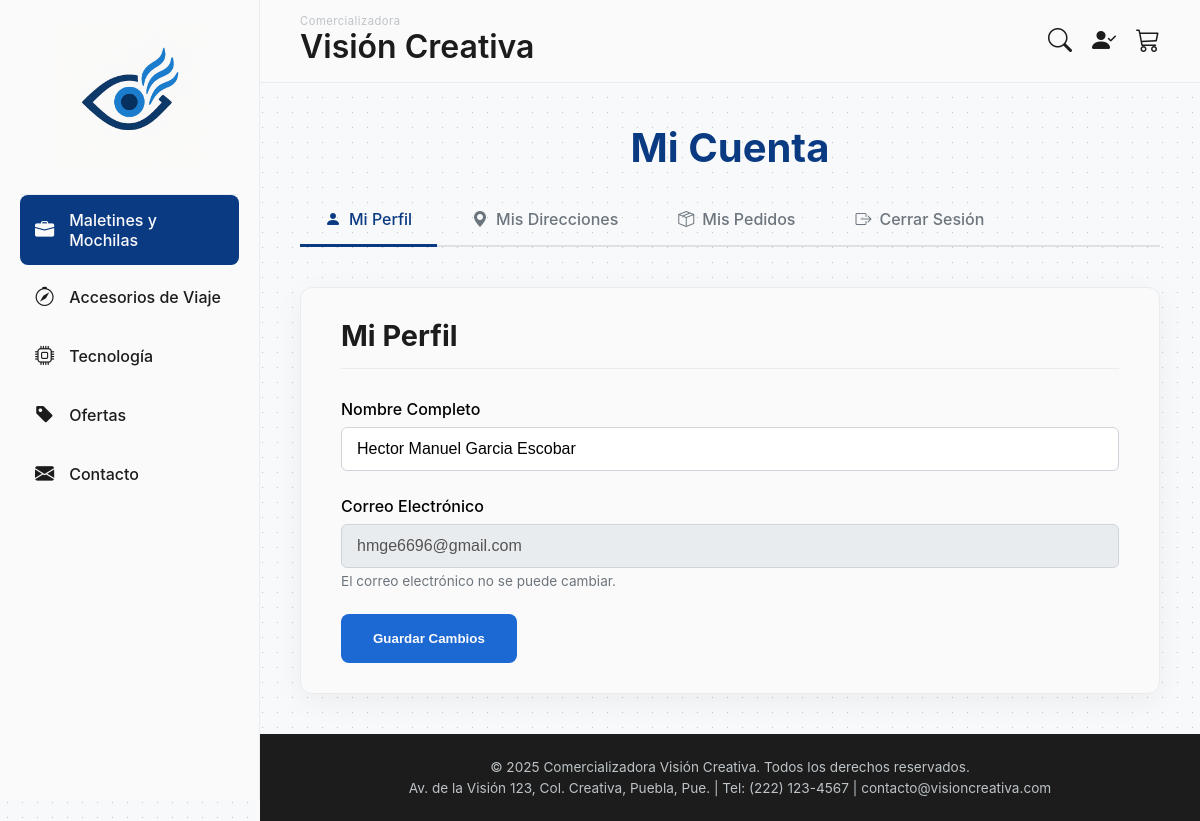
The app's page /mi_cuenta.php (signed in), older data.
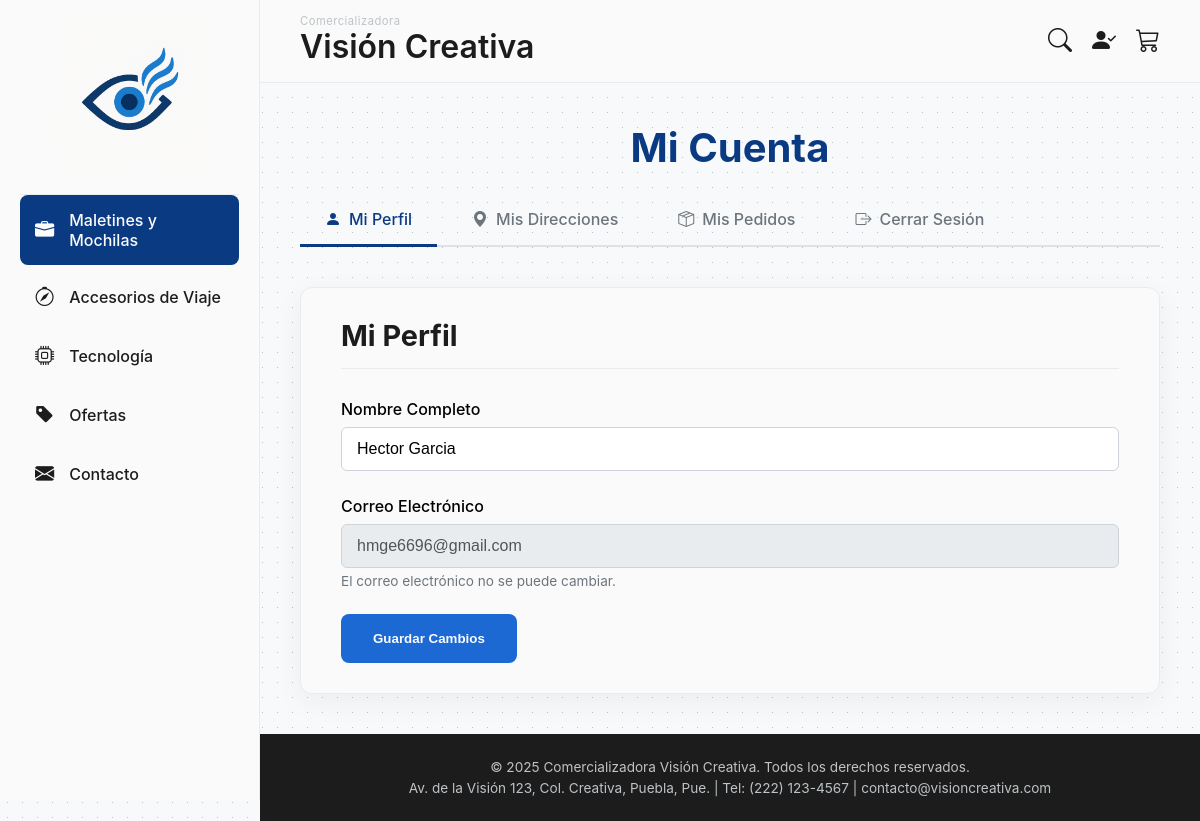
The same page, newer data.
### tables this page shows
CREATE TABLE IF NOT EXISTS `usuarios` (
  `id` int(11) NOT NULL AUTO_INCREMENT,
  `nombre` varchar(255) NOT NULL,
  `email` varchar(255) NOT NULL,
  `telefono` varchar(20) DEFAULT NULL,
  `password_hash` varchar(255) NOT NULL,
  `rol` enum('admin','b2b_client','b2c_client') NOT NULL,
  `datos_empresa` longtext DEFAULT NULL CHECK (json_valid(`datos_empresa`)),
  `datos_envio` longtext DEFAULT NULL CHECK (json_valid(`datos_envio`)),
  `fecha_registro` timestamp NOT NULL DEFAULT current_timestamp(),
  PRIMARY KEY (`id`),
  UNIQUE KEY `uk_email` (`email`)
);

### mi_cuenta.php (the view, shortened to what this page needs)
<?php
include 'templates/header.php';
require_once 'db_config.php';
$user_id = $_SESSION['user_id'];
$user_data = null;
$error_message = '';
if (isset($conn) && $conn instanceof mysqli) {
    try {
        $stmt = $conn->prepare("SELECT nombre, email, datos_envio FROM usuarios WHERE id = ?");
        $stmt->bind_param("i", $user_id);
        $stmt->execute();
        $result = $stmt->get_result();
        if ($result->num_rows === 1) {
            $user_data = $result->fetch_assoc();
            $user_data['direcciones'] = $user_data['datos_envio'] ? json_decode($user_data['datos_envio'], true) : [];
        }
    } catch (Exception $e) { $error_message = "Error al cargar los datos del usuario."; }
} else { $error_message = "No se pudo establecer la conexión con la base de datos."; }
?>
<main class="content-area">
    <div class="account-container">
        <h1>Mi Cuenta</h1>
        <nav class="account-tabs">
            <ul>
                <li class="active"><a href="#perfil"><i class="bi bi-person-fill"></i> Mi Perfil</a></li>
                <li><a href="#direcciones"><i class="bi bi-geo-alt-fill"></i> Mis Direcciones</a></li>
                <li><a href="#pedidos"><i class="bi bi-box-seam"></i> Mis Pedidos</a></li>
                <li><a href="api/auth/logout.php"><i class="bi bi-box-arrow-right"></i> Cerrar Sesión</a></li>
            </ul>
        </nav>
        <div class="account-content-wrapper">
            <?php if (!empty($error_message)): ?>
                <div class="error-message"><?php echo $error_message; ?></div>
            <?php else: ?>
                <div id="perfil" class="account-section">
                    <h2>Mi Perfil</h2>
                    <form id="profile-form">
                        <div class="form-group"><label for="profile-nombre">Nombre Completo</label><input type="text" id="profile-nombre" name="nombre" value="<?php echo htmlspecialchars($user_data['nombre']); ?>" required></div>
                        <div class="form-group"><label for="profile-email">Correo Electrónico</label><input type="email" id="profile-email" name="email" value="<?php echo htmlspecialchars($user_data['email']); ?>" disabled><small>El correo electrónico no se puede cambiar.</small></div>
                        <button type="submit" class="cta-button">Guardar Cambios</button>
                    </form>
                </div>
            <?php endif; ?>
        </div>
    </div>
</main>
<?php include 'templates/footer.php'; ?>

Row changes from the older to the newer data that the page shows:
changed usuarios "hmge6696@gmail.com": nombre "Hector Manuel Garcia Escobar" → "Hector Garcia"
